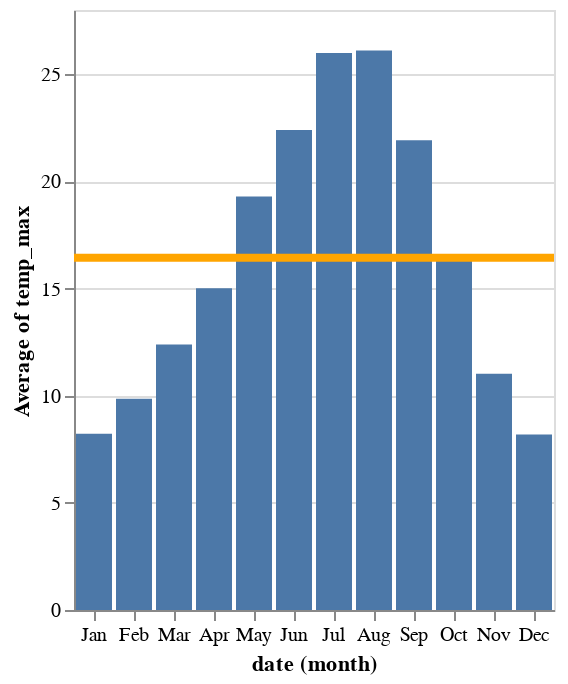

Write notebook code for a chart like this one.
### Markdown cell above
**Key Reminder:** `repeat` applies the same specification to multiple fields.

---

### Review 4: Layering with +

**Exploratory Question:** *How do Seattle's monthly temperatures compare to the overall average?*

### Code cell
bars = alt.Chart(seattle_data).mark_bar().encode(
    alt.X('month(date):O'),
    alt.Y('average(temp_max):Q')
)

rule = alt.Chart(seattle_data).mark_rule(stroke='orange', strokeWidth=4).encode(
    alt.Y('average(temp_max):Q')
)

bars + rule  # ← Layering: overlaying in same coordinate space

### Figure 1 — Vega-Lite specification as saved in the notebook (floating-point values rounded to 4 significant figures; data arrays with more than 128 entries replaced by an {"elided": "..."} marker saying what was removed)
{"config": {"view": {"continuousWidth": 300, "continuousHeight": 300}}, "layer": [{"mark": {"type": "bar"}, "encoding": {"x": {"field": "date", "timeUnit": "month", "type": "ordinal"}, "y": {"aggregate": "average", "field": "temp_max", "type": "quantitative"}}}, {"mark": {"type": "rule", "stroke": "orange", "strokeWidth": 4}, "encoding": {"y": {"aggregate": "average", "field": "temp_max", "type": "quantitative"}}}], "data": {"name": "data-92bf5a4e47e795b1115a76776ef1e5aa"}, "$schema": "https://vega.github.io/schema/vega-lite/v5.20.1.json", "datasets": {"data-92bf5a4e47e795b1115a76776ef1e5aa": {"elided": "1461 records"}}}
